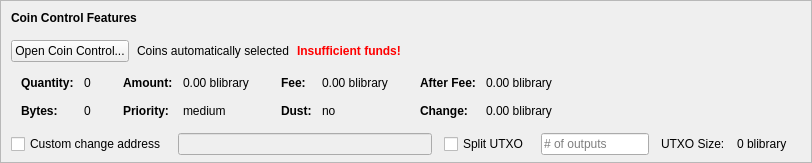
    <widget class="QFrame" name="frameCoinControl">
     <property name="sizePolicy">
      <sizepolicy hsizetype="Expanding" vsizetype="Expanding">
       <horstretch>0</horstretch>
       <verstretch>0</verstretch>
      </sizepolicy>
     </property>
     <property name="maximumSize">
      <size>
       <width>16777215</width>
       <height>16777215</height>
      </size>
     </property>
     <property name="frameShape">
      <enum>QFrame::StyledPanel</enum>
     </property>
     <property name="frameShadow">
      <enum>QFrame::Sunken</enum>
     </property>
     <layout class="QVBoxLayout" name="verticalLayoutCoinControl2">
      <property name="spacing">
       <number>0</number>
      </property>
      <property name="leftMargin">
       <number>0</number>
      </property>
      <property name="topMargin">
       <number>0</number>
      </property>
      <property name="rightMargin">
       <number>0</number>
      </property>
      <property name="bottomMargin">
       <number>6</number>
      </property>
      <item>
       <layout class="QVBoxLayout" name="verticalLayoutCoinControl" stretch="0,0,0,0,1">
        <property name="spacing">
         <number>0</number>
        </property>
        <property name="leftMargin">
         <number>10</number>
        </property>
        <property name="topMargin">
         <number>10</number>
        </property>
        <item>
         <layout class="QHBoxLayout" name="horizontalLayoutCoinControl1">
          <property name="bottomMargin">
           <number>15</number>
          </property>
          <item>
           <widget class="QLabel" name="labelCoinControlFeatures">
            <property name="sizePolicy">
             <sizepolicy hsizetype="Preferred" vsizetype="Maximum">
              <horstretch>0</horstretch>
              <verstretch>0</verstretch>
             </sizepolicy>
            </property>
            <property name="font">
             <font>
              <weight>75</weight>
              <bold>true</bold>
             </font>
            </property>
            <property name="styleSheet">
             <string notr="true">font-weight:bold;</string>
            </property>
            <property name="text">
             <string>Coin Control Features</string>
            </property>
           </widget>
          </item>
         </layout>
        </item>
        <item>
         <layout class="QHBoxLayout" name="horizontalLayoutCoinControl2" stretch="0,0,0,0">
          <property name="spacing">
           <number>8</number>
          </property>
          <property name="bottomMargin">
           <number>10</number>
          </property>
          <item>
           <widget class="QPushButton" name="pushButtonCoinControl">
            <property name="styleSheet">
             <string notr="true"/>
            </property>
            <property name="text">
             <string>Open Coin Control...</string>
            </property>
            <property name="autoDefault">
             <bool>false</bool>
            </property>
           </widget>
          </item>
          <item>
           <widget class="QLabel" name="labelCoinControlAutomaticallySelected">
            <property name="text">
             <string>Coins automatically selected</string>
            </property>
            <property name="margin">
             <number>5</number>
            </property>
           </widget>
          </item>
          <item>
           <widget class="QLabel" name="labelCoinControlInsuffFunds">
            <property name="font">
             <font>
              <weight>75</weight>
              <bold>true</bold>
             </font>
            </property>
            <property name="styleSheet">
             <string notr="true">color:red;font-weight:bold;</string>
            </property>
            <property name="text">
             <string>Insufficient funds!</string>
            </property>
            <property name="margin">
             <number>5</number>
            </property>
           </widget>
          </item>
          <item>
           <spacer name="horizontalSpacerCoinControl">
            <property name="orientation">
             <enum>Qt::Horizontal</enum>
            </property>
            <property name="sizeHint" stdset="0">
             <size>
              <width>40</width>
              <height>1</height>
             </size>
            </property>
           </spacer>
          </item>
         </layout>
        </item>
        <item>
         <widget class="QWidget" name="widgetCoinControl" native="true">
          <property name="sizePolicy">
           <sizepolicy hsizetype="Preferred" vsizetype="Preferred">
            <horstretch>0</horstretch>
            <verstretch>0</verstretch>
           </sizepolicy>
          </property>
          <property name="minimumSize">
           <size>
            <width>0</width>
            <height>0</height>
           </size>
          </property>
          <property name="styleSheet">
           <string notr="true"/>
          </property>
          <layout class="QHBoxLayout" name="horizontalLayoutCoinControl5">
           <property name="leftMargin">
            <number>0</number>
           </property>
           <property name="topMargin">
            <number>0</number>
           </property>
           <property name="rightMargin">
            <number>0</number>
           </property>
           <property name="bottomMargin">
            <number>0</number>
           </property>
           <item>
            <layout class="QHBoxLayout" name="horizontalLayoutCoinControl3" stretch="0,0,0,1">
             <property name="spacing">
              <number>20</number>
             </property>
             <property name="topMargin">
              <number>0</number>
             </property>
             <property name="bottomMargin">
              <number>10</number>
             </property>
             <item>
              <layout class="QFormLayout" name="formLayoutCoinControl1">
               <property name="horizontalSpacing">
                <number>10</number>
               </property>
               <property name="verticalSpacing">
                <number>14</number>
               </property>
               <property name="leftMargin">
                <number>10</number>
               </property>
               <property name="topMargin">
                <number>4</number>
               </property>
               <property name="rightMargin">
                <number>6</number>
               </property>
               <item row="0" column="0">
                <widget class="QLabel" name="labelCoinControlQuantityText">
                 <property name="font">
                  <font>
                   <weight>75</weight>
                   <bold>true</bold>
                  </font>
                 </property>
                 <property name="text">
                  <string>Quantity:</string>
                 </property>
                 <property name="margin">
                  <number>0</number>
                 </property>
                </widget>
               </item>
               <item row="0" column="1">
                <widget class="QLabel" name="labelCoinControlQuantity">
                 <property name="cursor">
                  <cursorShape>IBeamCursor</cursorShape>
                 </property>
                 <property name="contextMenuPolicy">
                  <enum>Qt::ActionsContextMenu</enum>
                 </property>
                 <property name="text">
                  <string notr="true">0</string>
                 </property>
                 <property name="margin">
                  <number>0</number>
                 </property>
                 <property name="textInteractionFlags">
                  <set>Qt::LinksAccessibleByMouse|Qt::TextSelectableByKeyboard|Qt::TextSelectableByMouse</set>
                 </property>
                </widget>
               </item>
               <item row="1" column="0">
                <widget class="QLabel" name="labelCoinControlBytesText">
                 <property name="font">
                  <font>
                   <weight>75</weight>
                   <bold>true</bold>
                  </font>
                 </property>
                 <property name="text">
                  <string>Bytes:</string>
                 </property>
                </widget>
               </item>
               <item row="1" column="1">
                <widget class="QLabel" name="labelCoinControlBytes">
                 <property name="cursor">
                  <cursorShape>IBeamCursor</cursorShape>
                 </property>
                 <property name="contextMenuPolicy">
                  <enum>Qt::ActionsContextMenu</enum>
                 </property>
                 <property name="text">
                  <string notr="true">0</string>
                 </property>
                 <property name="textInteractionFlags">
                  <set>Qt::LinksAccessibleByMouse|Qt::TextSelectableByKeyboard|Qt::TextSelectableByMouse</set>
                 </property>
                </widget>
               </item>
              </layout>
             </item>
             <item>
              <layout class="QFormLayout" name="formLayoutCoinControl2">
               <property name="horizontalSpacing">
                <number>10</number>
               </property>
               <property name="verticalSpacing">
                <number>14</number>
               </property>
               <property name="leftMargin">
                <number>6</number>
               </property>
               <property name="topMargin">
                <number>4</number>
               </property>
               <property name="rightMargin">
                <number>6</number>
               </property>
               <item row="0" column="0">
                <widget class="QLabel" name="labelCoinControlAmountText">
                 <property name="font">
                  <font>
                   <weight>75</weight>
                   <bold>true</bold>
                  </font>
                 </property>
                 <property name="text">
                  <string>Amount:</string>
                 </property>
                 <property name="margin">
                  <number>0</number>
                 </property>
                </widget>
               </item>
               <item row="0" column="1">
                <widget class="QLabel" name="labelCoinControlAmount">
                 <property name="cursor">
                  <cursorShape>IBeamCursor</cursorShape>
                 </property>
                 <property name="contextMenuPolicy">
                  <enum>Qt::ActionsContextMenu</enum>
                 </property>
                 <property name="text">
                  <string notr="true">0.00 blibrary</string>
                 </property>
                 <property name="textInteractionFlags">
                  <set>Qt::LinksAccessibleByMouse|Qt::TextSelectableByKeyboard|Qt::TextSelectableByMouse</set>
                 </property>
                </widget>
               </item>
               <item row="1" column="0">
                <widget class="QLabel" name="labelCoinControlPriorityText">
                 <property name="font">
                  <font>
                   <weight>75</weight>
                   <bold>true</bold>
                  </font>
                 </property>
                 <property name="text">
                  <string>Priority:</string>
                 </property>
                </widget>
               </item>
               <item row="1" column="1">
                <widget class="QLabel" name="labelCoinControlPriority">
                 <property name="cursor">
                  <cursorShape>IBeamCursor</cursorShape>
                 </property>
                 <property name="contextMenuPolicy">
                  <enum>Qt::ActionsContextMenu</enum>
                 </property>
                 <property name="text">
                  <string>medium</string>
                 </property>
                 <property name="textInteractionFlags">
                  <set>Qt::LinksAccessibleByMouse|Qt::TextSelectableByKeyboard|Qt::TextSelectableByMouse</set>
                 </property>
                </widget>
               </item>
              </layout>
             </item>
             <item>
              <layout class="QFormLayout" name="formLayoutCoinControl3">
               <property name="horizontalSpacing">
                <number>10</number>
               </property>
               <property name="verticalSpacing">
                <number>14</number>
               </property>
               <property name="leftMargin">
                <number>6</number>
               </property>
               <property name="topMargin">
                <number>4</number>
               </property>
               <property name="rightMargin">
                <number>6</number>
               </property>
               <item row="0" column="0">
                <widget class="QLabel" name="labelCoinControlFeeText">
                 <property name="font">
                  <font>
                   <weight>75</weight>
                   <bold>true</bold>
                  </font>
                 </property>
                 <property name="text">
                  <string>Fee:</string>
                 </property>
                 <property name="margin">
                  <number>0</number>
                 </property>
                </widget>
               </item>
               <item row="0" column="1">
                <widget class="QLabel" name="labelCoinControlFee">
                 <property name="cursor">
                  <cursorShape>IBeamCursor</cursorShape>
                 </property>
                 <property name="contextMenuPolicy">
                  <enum>Qt::ActionsContextMenu</enum>
                 </property>
                 <property name="text">
                  <string notr="true">0.00 blibrary</string>
                 </property>
                 <property name="textInteractionFlags">
                  <set>Qt::LinksAccessibleByMouse|Qt::TextSelectableByKeyboard|Qt::TextSelectableByMouse</set>
                 </property>
                </widget>
               </item>
               <item row="1" column="0">
                <widget class="QLabel" name="labelCoinControlLowOutputText">
                 <property name="font">
                  <font>
                   <weight>75</weight>
                   <bold>true</bold>
                  </font>
                 </property>
                 <property name="text">
                  <string>Dust:</string>
                 </property>
                </widget>
               </item>
               <item row="1" column="1">
                <widget class="QLabel" name="labelCoinControlLowOutput">
                 <property name="cursor">
                  <cursorShape>IBeamCursor</cursorShape>
                 </property>
                 <property name="contextMenuPolicy">
                  <enum>Qt::ActionsContextMenu</enum>
                 </property>
                 <property name="text">
                  <string>no</string>
                 </property>
                 <property name="textInteractionFlags">
                  <set>Qt::LinksAccessibleByMouse|Qt::TextSelectableByKeyboard|Qt::TextSelectableByMouse</set>
                 </property>
                </widget>
               </item>
              </layout>
             </item>
             <item>
              <layout class="QFormLayout" name="formLayoutCoinControl4">
               <property name="horizontalSpacing">
                <number>10</number>
               </property>
               <property name="verticalSpacing">
                <number>14</number>
               </property>
               <property name="leftMargin">
                <number>6</number>
               </property>
               <property name="topMargin">
                <number>4</number>
               </property>
               <property name="rightMargin">
                <number>6</number>
               </property>
               <item row="0" column="0">
                <widget class="QLabel" name="labelCoinControlAfterFeeText">
                 <property name="font">
                  <font>
                   <weight>75</weight>
                   <bold>true</bold>
                  </font>
                 </property>
                 <property name="text">
                  <string>After Fee:</string>
                 </property>
                 <property name="margin">
                  <number>0</number>
                 </property>
                </widget>
               </item>
               <item row="0" column="1">
                <widget class="QLabel" name="labelCoinControlAfterFee">
                 <property name="cursor">
                  <cursorShape>IBeamCursor</cursorShape>
                 </property>
                 <property name="contextMenuPolicy">
                  <enum>Qt::ActionsContextMenu</enum>
                 </property>
                 <property name="text">
                  <string notr="true">0.00 blibrary</string>
                 </property>
                 <property name="textInteractionFlags">
                  <set>Qt::LinksAccessibleByMouse|Qt::TextSelectableByKeyboard|Qt::TextSelectableByMouse</set>
                 </property>
                </widget>
               </item>
               <item row="1" column="0">
                <widget class="QLabel" name="labelCoinControlChangeText">
                 <property name="font">
                  <font>
                   <weight>75</weight>
                   <bold>true</bold>
                  </font>
                 </property>
                 <property name="text">
                  <string>Change:</string>
                 </property>
                </widget>
               </item>
               <item row="1" column="1">
                <widget class="QLabel" name="labelCoinControlChange">
                 <property name="cursor">
                  <cursorShape>IBeamCursor</cursorShape>
                 </property>
                 <property name="contextMenuPolicy">
                  <enum>Qt::ActionsContextMenu</enum>
                 </property>
                 <property name="text">
                  <string notr="true">0.00 blibrary</string>
                 </property>
                 <property name="textInteractionFlags">
                  <set>Qt::LinksAccessibleByMouse|Qt::TextSelectableByKeyboard|Qt::TextSelectableByMouse</set>
                 </property>
                </widget>
               </item>
              </layout>
             </item>
            </layout>
           </item>
          </layout>
         </widget>
        </item>
        <item>
         <layout class="QHBoxLayout" name="horizontalLayoutCoinControl4" stretch="0,0,0,0,0,0,0">
          <property name="spacing">
           <number>12</number>
          </property>
          <property name="sizeConstraint">
           <enum>QLayout::SetDefaultConstraint</enum>
          </property>
          <property name="topMargin">
           <number>5</number>
          </property>
          <property name="rightMargin">
           <number>5</number>
          </property>
          <item>
           <widget class="QCheckBox" name="checkBoxCoinControlChange">
            <property name="toolTip">
             <string>If this is activated, but the change address is empty or invalid, change will be sent to a newly generated address.</string>
            </property>
            <property name="text">
             <string>Custom change address</string>
            </property>
           </widget>
          </item>
          <item>
           <widget class="QValidatedLineEdit" name="lineEditCoinControlChange">
            <property name="enabled">
             <bool>false</bool>
            </property>
            <property name="sizePolicy">
             <sizepolicy hsizetype="Expanding" vsizetype="Fixed">
              <horstretch>0</horstretch>
              <verstretch>0</verstretch>
             </sizepolicy>
            </property>
           </widget>
          </item>
          <item>
           <widget class="QCheckBox" name="splitBlockCheckBox">
            <property name="text">
             <string>Split UTXO</string>
            </property>
           </widget>
          </item>
          <item>
           <widget class="QLineEdit" name="splitBlockLineEdit">
            <property name="sizePolicy">
             <sizepolicy hsizetype="Fixed" vsizetype="Fixed">
              <horstretch>50</horstretch>
              <verstretch>0</verstretch>
             </sizepolicy>
            </property>
            <property name="placeholderText">
             <string># of outputs</string>
            </property>
           </widget>
          </item>
          <item>
           <widget class="QLabel" name="labelBlockSizeText">
            <property name="text">
             <string>UTXO Size:</string>
            </property>
           </widget>
          </item>
          <item>
           <widget class="QLabel" name="labelBlockSize">
            <property name="text">
             <string>0 blibrary</string>
            </property>
           </widget>
          </item>
          <item>
           <widget class="QLabel" name="labelCoinControlChangeLabel">
            <property name="sizePolicy">
             <sizepolicy hsizetype="Preferred" vsizetype="Expanding">
              <horstretch>0</horstretch>
              <verstretch>0</verstretch>
             </sizepolicy>
            </property>
            <property name="minimumSize">
             <size>
              <width>0</width>
              <height>0</height>
             </size>
            </property>
            <property name="text">
             <string/>
            </property>
            <property name="margin">
             <number>3</number>
            </property>
           </widget>
          </item>
         </layout>
        </item>
        <item>
         <spacer name="verticalSpacerCoinControl">
          <property name="orientation">
           <enum>Qt::Vertical</enum>
          </property>
          <property name="sizeHint" stdset="0">
           <size>
            <width>800</width>
            <height>1</height>
           </size>
          </property>
         </spacer>
        </item>
       </layout>
      </item>
     </layout>
    </widget>
